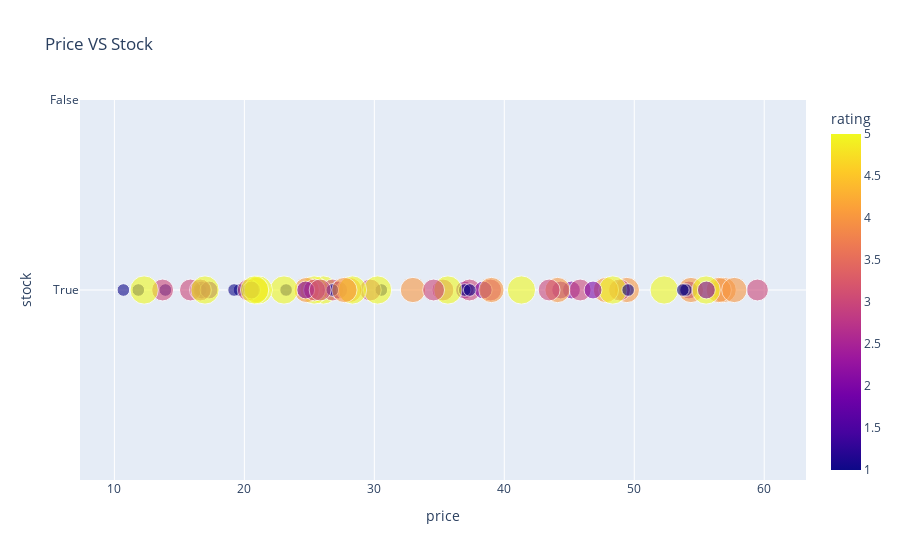

Notebook code for this chart:
### Code cell
fig = px.scatter (
    df,
    x = "price",
    y = "stock",
    color = "rating",
    size="rating",
    opacity = 0.6,
    hover_data = ["title", "category"],
    title = "Price VS Stock"
)

fig.update_yaxes(
    tickmode="array",
    tickvals=[0,1],
    ticktext=["True","False"]
)

fig.show()

### Figure 1 — Plotly figure (JSON) as saved in the notebook; plotly's stock layout.template omitted (floating-point values rounded to 4 significant figures; data arrays with more than 128 entries replaced by an {"elided": "..."} marker saying what was removed)
{"data": [{"customdata": {"elided": "69x2 str values"}, "hovertemplate": "price=%{x}<br>stock=%{y}<br>rating=%{marker.color}<br>title=%{customdata[0]}<br>category=%{customdata[1]}<extra></extra>", "legendgroup": "", "marker": {"color": [2, 4, 3, 2, 3, 2, 1, 4, 1, 3, 5, 4, 1, 4, 1, 4, 2, 1, 1, 5, 2, 3, 4, 3, 1, 3, 2, 3, 5, 5, 4, 4, 2, 5, 3, 1, 3, 2, 4, 5, 3, 3, 1, 1, 3, 5, 1, 5, 4, 3, 2, 4, 2, 3, 1, 4, 5, 1, 5, 5, 2, 1, 2, 5, 5, 3, 3, 4, 5], "coloraxis": "coloraxis", "opacity": 0.6, "size": [2, 4, 3, 2, 3, 2, 1, 4, 1, 3, 5, 4, 1, 4, 1, 4, 2, 1, 1, 5, 2, 3, 4, 3, 1, 3, 2, 3, 5, 5, 4, 4, 2, 5, 3, 1, 3, 2, 4, 5, 3, 3, 1, 1, 3, 5, 1, 5, 4, 3, 2, 4, 2, 3, 1, 4, 5, 1, 5, 5, 2, 1, 2, 5, 5, 3, 3, 4, 5], "sizemode": "area", "sizeref": 0.0125, "symbol": "circle"}, "mode": "markers", "name": "", "orientation": "h", "showlegend": false, "type": "scatter", "x": [45.17, 49.43, 48.87, 36.94, 37.33, 44.34, 30.54, 56.88, 23.21, 38.95, 26.08, 47.82, 19.63, 56.5, 16.64, 44.1, 54.21, 13.92, 10.69, 48.35, 16.73, 26.8, 54.36, 35.28, 11.84, 59.48, 27.26, 13.71, 25.37, 52.3, 20.89, 24.8, 38.38, 23.05, 43.45, 19.21, 25.4, 24.72, 57.7, 12.29, 15.85, 20.3, 53.98, 53.74, 29.69, 55.53, 36.95, 30.25, 28.08, 45.84, 20.55, 39.01, 17.28, 16.62, 37.34, 32.97, 28.32, 26.77, 21.07, 35.66, 55.55, 49.53, 46.83, 20.79, 41.32, 34.56, 25.83, 27.7, 16.97], "xaxis": "x", "y": [true, true, true, true, true, true, true, true, true, true, true, true, true, true, true, true, true, true, true, true, true, true, true, true, true, true, true, true, true, true, true, true, true, true, true, true, true, true, true, true, true, true, true, true, true, true, true, true, true, true, true, true, true, true, true, true, true, true, true, true, true, true, true, true, true, true, true, true, true], "yaxis": "y"}], "layout": {"coloraxis": {"colorbar": {"title": {"text": "rating"}}, "colorscale": [[0, "#0d0887"], [0.1111, "#46039f"], [0.2222, "#7201a8"], [0.3333, "#9c179e"], [0.4444, "#bd3786"], [0.5556, "#d8576b"], [0.6667, "#ed7953"], [0.7778, "#fb9f3a"], [0.8889, "#fdca26"], [1, "#f0f921"]]}, "legend": {"itemsizing": "constant", "tracegroupgap": 0}, "title": {"text": "Price VS Stock"}, "xaxis": {"anchor": "y", "domain": [0, 1], "title": {"text": "price"}}, "yaxis": {"anchor": "x", "domain": [0, 1], "tickmode": "array", "ticktext": ["True", "False"], "tickvals": [0, 1], "title": {"text": "stock"}}}}
